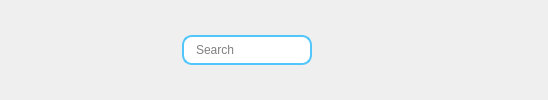
        <widget class="QWidget" name="widget" native="true">
         <property name="minimumSize">
          <size>
           <width>0</width>
           <height>40</height>
          </size>
         </property>
         <layout class="QHBoxLayout" name="horizontalLayout_4">
          <property name="spacing">
           <number>0</number>
          </property>
          <property name="leftMargin">
           <number>0</number>
          </property>
          <property name="topMargin">
           <number>0</number>
          </property>
          <property name="rightMargin">
           <number>0</number>
          </property>
          <property name="bottomMargin">
           <number>0</number>
          </property>
          <item>
           <widget class="QPushButton" name="openbtn">
            <property name="cursor">
             <cursorShape>PointingHandCursor</cursorShape>
            </property>
            <property name="styleSheet">
             <string notr="true">padding: 5px;
border: none;
width: 30px;
height: 30px;</string>
            </property>
            <property name="text">
             <string/>
            </property>
            <property name="icon">
             <iconset>
              <normaloff>:/newPrefix/icons/menu-4-16.ico</normaloff>:/newPrefix/icons/menu-4-16.ico</iconset>
            </property>
            <property name="iconSize">
             <size>
              <width>15</width>
              <height>15</height>
             </size>
            </property>
            <property name="checkable">
             <bool>true</bool>
            </property>
           </widget>
          </item>
          <item>
           <spacer name="horizontalSpacer">
            <property name="orientation">
             <enum>Qt::Horizontal</enum>
            </property>
            <property name="sizeHint" stdset="0">
             <size>
              <width>142</width>
              <height>20</height>
             </size>
            </property>
           </spacer>
          </item>
          <item>
           <layout class="QHBoxLayout" name="horizontalLayout">
            <item>
             <widget class="QLineEdit" name="searchInput">
              <property name="styleSheet">
               <string notr="true">QLineEdit {
	border: 2px solid rgb(82, 197, 251);
	border-radius: 10px;
	padding: 5px 10px;
}

QLineEdit:focus {
	background-color:rgb(112, 186, 255);
	border-color: rgb(31, 93, 121)
}</string>
              </property>
              <property name="placeholderText">
               <string>Search</string>
              </property>
             </widget>
            </item>
            <item>
             <widget class="QPushButton" name="searchbtn">
              <property name="cursor">
               <cursorShape>PointingHandCursor</cursorShape>
              </property>
              <property name="styleSheet">
               <string notr="true">QPushButton {
	border: none;
	padding: 5px 10px;
}

QPushButton:focus{
	background-color: rgba(57, 167, 218, 0.3);
}</string>
              </property>
              <property name="text">
               <string/>
              </property>
              <property name="icon">
               <iconset>
                <normaloff>:/newPrefix/icons/search-3-16.ico</normaloff>:/newPrefix/icons/search-3-16.ico</iconset>
              </property>
              <property name="iconSize">
               <size>
                <width>16</width>
                <height>16</height>
               </size>
              </property>
             </widget>
            </item>
           </layout>
          </item>
          <item>
           <spacer name="horizontalSpacer_2">
            <property name="orientation">
             <enum>Qt::Horizontal</enum>
            </property>
            <property name="sizeHint" stdset="0">
             <size>
              <width>142</width>
              <height>20</height>
             </size>
            </property>
           </spacer>
          </item>
          <item>
           <widget class="QPushButton" name="profilebtn">
            <property name="cursor">
             <cursorShape>PointingHandCursor</cursorShape>
            </property>
            <property name="styleSheet">
             <string notr="true">
QPushButton {
	border: none;
	padding: 5px;
}

QPushButton:focus{
	background-color: rgba(57, 167, 218, 0.3);
}</string>
            </property>
            <property name="text">
             <string/>
            </property>
            <property name="icon">
             <iconset>
              <normaloff>:/newPrefix/icons/user-16.ico</normaloff>:/newPrefix/icons/user-16.ico</iconset>
            </property>
            <property name="iconSize">
             <size>
              <width>16</width>
              <height>16</height>
             </size>
            </property>
           </widget>
          </item>
         </layout>
        </widget>
